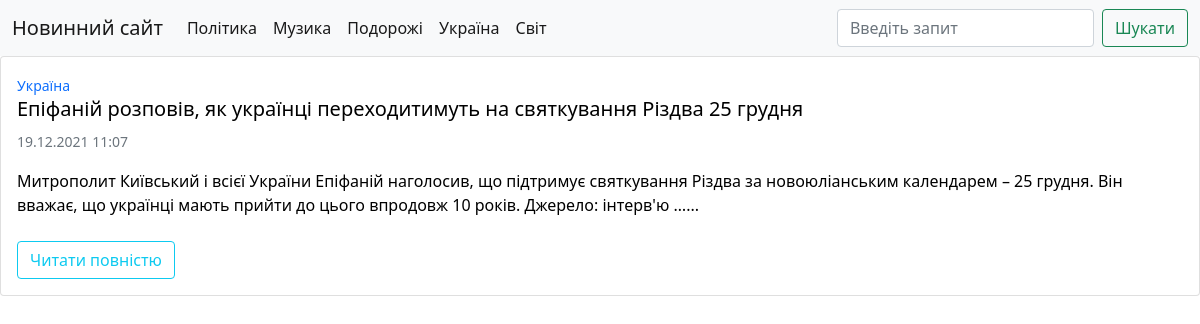
The app's page /category/2/ with its own data.
### news/models.py (models this page shows, shortened)
class Categories(models.Model):
    title = models.CharField(max_length=100, verbose_name='Категорія')
    class Meta:
        verbose_name = 'Категорія'
        verbose_name_plural = 'Категорії'
    def __str__(self):
        return self.title
    def get_absolute_url(self):
        return reverse('category', kwargs={'category_id': self.pk})

class News(models.Model):
    title = models.CharField(max_length=150, verbose_name='Назва статті')
    content = models.TextField(blank=True, verbose_name='Контент статті')
    created_at = models.DateTimeField(auto_now_add=True, verbose_name='Створено')
    updated_at = models.DateTimeField(auto_now=True, verbose_name='Оновлено')
    photo = models.ImageField(verbose_name='Фото', upload_to='media/%Y/%m/%d/', max_length=150, blank=True)
    is_published = models.BooleanField(default=True, verbose_name='Опубліковано')
    category = models.ForeignKey('Categories', on_delete=models.CASCADE, verbose_name='Категорія')
    class Meta:
        verbose_name = 'Новина'
        verbose_name_plural = 'Новини'
        ordering = ('created_at',)
    def get_absolute_url(self):
        return reverse('news_info', kwargs={'news_id': self.pk})

### news/views.py (the view)
# urls.py: path('category/<int:category_id>/', category_news, name='category'),
def category_news(request, category_id):
    news = News.objects.filter(id=category_id, is_published=True)
    category = Categories.objects.get(id=category_id)
    return render(request, 'category_news.html', {'news': news, 'category': category})

### news/templatetags/news_tags.py (called while the page is built)
@register.simple_tag(name='get_list_categories')
def get_category():
    return Categories.objects.all()

### news/templates/category_news.html (shortened to what this page needs)
{% extends 'base.html' %}

### templates/base.html (shortened to what this page needs)
<!doctype html>
<html lang="uk">
  <head>
	  <link href="https://cdn.jsdelivr.net/npm/bootstrap@5.1.3/dist/css/bootstrap.min.css" rel="stylesheet">
  </head>
  <body>
	  {% block navbar %}
		  {% include "inc/_navbar.html" %}
	  {% endblock %}
	  {% block content %}
		  {% for item in news %}
			  <div class="card mb-3" style="max-width: 100%; margin-bottom: auto; margin-top: auto">
				  <div class="row g-0">
					  {% if item.photo %}
					  <div class="col-md-3 " style="margin-top: auto; margin-bottom: auto">
						  <a href="{{ item.get_absolute_url }}">
							  <img src="{{ item.photo.url }}" class="img-fluid rounded-start" alt="...">
						  </a>
					  </div>
					  <div class="col">
						  <div class="card-body">
							  <a href="{% url 'category' item.category_id %}">
								  <p class="card-text"><small>{{ item.category }}</small></p>
							  </a>
							  <br>
							  <a href="{{ item.get_absolute_url }}" style="text-decoration: none; color: black">
								  <h5 class="card-title">{{ item.title }}</h5>
								  <p class="card-text"><small class="text-muted">{{ item.created_at|date:"d.m.Y  H:i" }}</small></p>
								  <p class="card-text">{{ item.content|safe|linebreaks|truncatewords:50 }}...</p>
							  </a>
							  <a href="{{ item.get_absolute_url }}">
								  <button type="button" class="btn btn-outline-info">Читати повністю</button>
							  </a>
						  </div>
					  </div>
					  {% else %}
					  <div class="col">
						  <div class="card-body">
							  <a href="{% url 'category' item.category_id %}" style="text-decoration: none">
								  <p class="card-text"><small>{{ item.category }}</small></p>
							  </a>
							  <a href="{{ item.get_absolute_url }}" style="text-decoration: none; color: black">
								  <h5 class="card-title">{{ item.title }}</h5>
								  <p class="card-text"><small class="text-muted">{{ item.created_at|date:"d.m.Y  H:i" }}</small></p>
								  <p class="card-text">{{ item.content|safe|truncatewords:30 }}...</p>
							  </a>
							  <br>
							  <a href="{{ item.get_absolute_url }}">
								  <button type="button" class="btn btn-outline-info">Читати повністю</button>
							  </a>
						  </div>
					  </div>
					  {% endif %}
				  </div>
			  </div>
			  {% endfor %}
		  {% endblock %}
  </body>
</html>

### templates/inc/_navbar.html (shortened to what this page needs)
{% load news_tags %}
<nav class="navbar navbar-expand-lg navbar-light bg-light">
  <div class="container-fluid">
    <a class="navbar-brand" href="{% url 'home' %}">Новинний сайт</a>
    <div class="collapse navbar-collapse" id="navbarTogglerDemo03">
      <ul class="navbar-nav me-auto mb-2 mb-lg-0">
	  {% get_list_categories as categories %}
		  {% for category in categories %}
			  <li class="nav-item">
				  <a class="nav-link active" aria-current="page" href="{{ category.get_absolute_url }}">{{ category.title }}</a>
			  </li>
		  {% endfor %}
      </ul>
      <form class="d-flex">
        <input class="form-control me-2" type="search" placeholder="Введіть запит" aria-label="Введіть запит">
        <button class="btn btn-outline-success" type="submit">Шукати</button>
      </form>
    </div>
  </div>
</nav>

### records on screen
Categories: title "Політика"
Categories: title "Музика"
Categories: title "Подорожі"
Categories: title "Україна"
Categories: title "Світ"
News: category "Україна", title "Епіфаній розповів, як українці переходитимуть на святкування Різдва 25 грудня", created_at "19.12.2021 11:07", content "Митрополит Київський і всієї України Епіфаній наголосив, що підтримує святкування Різдва за новоюліанським календарем – 25 грудня. Він вважає, що українці мають прийти до цього впродовж 10 років. Джерело: інтерв'ю …"
